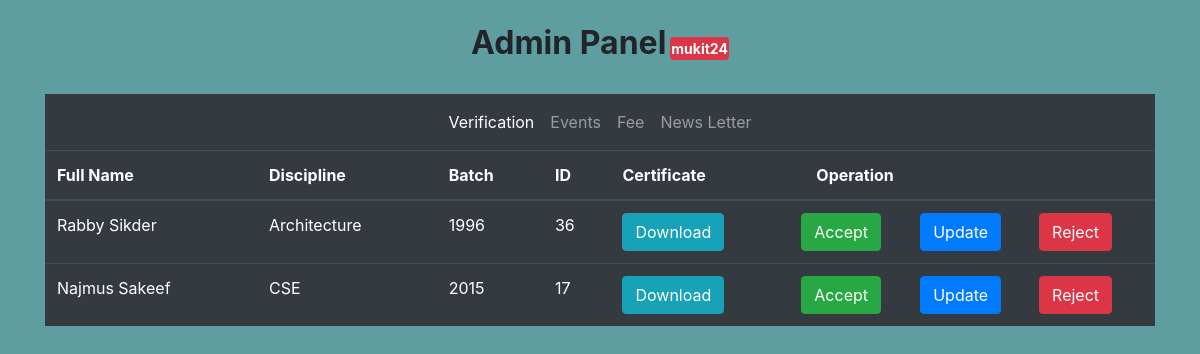
The app's page /my_admin/ (signed in) with its own data.
### alumni_profile/models.py (models this page shows, shortened)
class Alumni_Profile(models.Model):
    discipline_list = ['Architecture','CSE','ECE','Math','URP','Physics','Chemistry','Stat','Pharmacy','BGE','FWT','FMRT','Agrotechnology','ES','SWE','BAD','HRM','DP','PM','DS','History','English','Bangla','IER','Sculpture','Econ','Sociology','MCJ','Law']
    Discipline_Choices = []
    for x in discipline_list:
        Discipline_Choices.append((x,x))
    Id_Choices = []
    for x in range(1,51):
        Id_Choices.append((str(x),str(x)))
    Batch_Choices = []
    for x in range(1991,2019):
        Batch_Choices.append((str(x),str(x)))
    job_list=['Agriculture','Architecture and Construction','Business Management and Administration','Education','Finance','Food','Government and Public Administration','Health Science','Human Services','Law, Public Safety, Corrections and Security','Manufacturing','Marketing, Sales and Service','Natural Resources','Science, Technology and Engineering','Other']
    Job_Choices = []
    for x in job_list:
        Job_Choices.append((x,x))
    country_list = ["Afghanistan","Albania","Algeria","Andorra","Angola","Anguilla","Antigua &amp; Barbuda","Argentina","Armenia","Aruba","Australia","Austria","Azerbaijan","Bahamas","Bahrain","Bangladesh","Barbados","Belarus","Belgium","Belize","Benin","Bermuda","Bhutan","Bolivia","Bosnia &amp; Herzegovina","Botswana","Brazil","British Virgin Islands","Brunei","Bulgaria","Burkina Faso","Burundi","Cambodia","Cameroon","Cape Verde","Cayman Islands","Chad","Chile","China","Colombia","Congo","Cook Islands","Costa Rica","Cote D Ivoire","Croatia","Cruise Ship","Cuba","Cyprus","Czech Republic","Denmark","Djibouti","Dominica","Dominican Republic","Ecuador","Egypt","El Salvador","Equatorial Guinea","Estonia","Ethiopia","Falkland Islands","Faroe Islands","Fiji","Finland","France","French Polynesia","French West Indies","Gabon","Gambia","Georgia","Germany","Ghana","Gibraltar","Greece","Greenland","Grenada","Guam","Guatemala","Guernsey","Guinea","Guinea Bissau","Guyana","Haiti","Honduras","Hong Kong","Hungary","Iceland","India","Indonesia","Iran","Iraq","Ireland","Isle of Man","Israel","Italy","Jamaica","Japan","Jersey","Jordan","Kazakhstan","Kenya","Kuwait","Kyrgyz Republic","Laos","Latvia","Lebanon","Lesotho","Liberia","Libya","Liechtenstein","Lithuania","Luxembourg","Macau","Macedonia","Madagascar","Malawi","Malaysia","Maldives","Mali","Malta","Mauritania","Mauritius","Mexico","Moldova","Monaco","Mongolia","Montenegro","Montserrat","Morocco","Mozambique","Namibia","Nepal","Netherlands","Netherlands Antilles","New Caledonia","New Zealand","Nicaragua","Niger","Nigeria","Norway","Oman","Pakistan","Palestine","Panama","Papua New Guinea","Paraguay","Peru","Philippines","Poland","Portugal","Puerto Rico","Qatar","Reunion","Romania","Russia","Rwanda","Saint Pierre &amp; Miquelon","Samoa","San Marino","Satellite","Saudi Arabia","Senegal","Serbia","Seychelles","Sierra Leone","Singapore","Slovakia","Slovenia","South Africa","South Korea","Spain","Sri Lanka","St Kitts &amp; Nevis","St Lucia","St Vincent","St. Lucia","Sudan","Suriname","Swaziland","Sweden","Switzerland","Syria","Taiwan","Tajikistan","Tanzania","Thailand","Timor L'Este","Togo","Tonga","Trinidad &amp; Tobago","Tunisia","Turkey","Turkmenistan","Turks &amp; Caicos","Uganda","Ukraine","United Arab Emirates","United Kingdom","Uruguay","Uzbekistan","Venezuela","Vietnam","Virgin Islands (US)","Yemen","Zambia","Zimbabwe"]
    Country_Choices = []
    for x in country_list:
        Country_Choices.append((x,x))
    full_name = models.CharField(max_length=255)
    image = models.FileField(upload_to='uploads/')
    certificate = models.FileField(upload_to='uploads/')
    discipline = models.CharField(max_length=255,choices=Discipline_Choices)
    student_id = models.CharField(max_length=10)
    batch = models.CharField(max_length=50,choices=Batch_Choices)
    job_type = models.CharField(max_length=50)
    job_position = models.CharField(max_length=60)
    company_name = models.CharField(max_length=60,blank=True)
    higher_study = models.CharField(max_length=60)
    present_address = models.CharField(max_length=60)
    present_country = models.CharField(max_length=60,choices=Country_Choices)
    prmanent_address = models.CharField(max_length=60)
    mobile = models.CharField(max_length=60)
    facebook = models.URLField(max_length=60,blank=True)
    linkdin = models.URLField(max_length=60,blank=True)
    about_me = models.TextField()
    is_verified = models.BooleanField(default=False)
    ask_for_update_certificate = models.BooleanField(default=False)
    user = models.OneToOneField(settings.AUTH_USER_MODEL, on_delete=models.CASCADE,related_name="alumni")

### my_admin/views.py (the view)
# urls.py: path('',my_admin_view,name='my_admin_view'),
def my_admin_view(request):
    query = get_object_or_404(My_Admin_Panel,admin=request.user)
    people_list = Alumni_Profile.objects.filter(Q(is_verified=False) & Q(ask_for_update_certificate=False))
    context = {
        'people_list':people_list,
    }
    return render(request,"my_admin/my_admin_view.html",context)

### alumni_fee/context_processors.py (called while the page is built)
def add_variable_to_context(request):
    year_fee = Fee_Info.objects.get()
    current_news_letter = News_Letter.objects.all().order_by('-start_date').first()
    return {
        'yearFee': year_fee.yearly_fee,
        'current_news_letter':current_news_letter,
    }

### templates/my_admin/my_admin_view.html (shortened to what this page needs)
{% extends "my_admin/base.html" %}
{% load static %}
{% block content %}
<table class="table table-dark table-hover table-responsive-sm">
    <thead>
        <tr>
            <th>Full Name</th>
            <th>Discipline</th>
            <th>Batch</th>
            <th>ID</th>
            <th>Certificate</th>
            <th>Operation</th>
        </tr>
    </thead>
    <tbody>
        {% for people in people_list %}
        <tr>
            <td>{{people.full_name}}</td>
            <td>{{people.discipline}}</td>
            <td>{{people.batch}}</td>
            <td>{{people.student_id}}</td>
            <td><a href="{{people.certificate.url}}" download><button class="btn btn-info">Download
                    </button></a></td>
            <td>
                <div class="row">
                    <div class="col m-0 p-0">
                        <form action="{% url 'admin_operation_accept' people.id %}">
                            <button type="submit" class="btn btn-success">Accept</button>
                        </form>
                    </div>
                    <div class="col m-0 p-0">
                        <form action="">
                            <button type="button" class="btn btn-primary" data-toggle="modal" data-target="#update_certificate">Update</button>
                        </form>
                    </div>
                    <div class="col m-0 p-0">
                        <form action="">
                            <button type="button" class="btn btn-danger" data-toggle="modal" data-target="#reject_alumni">Reject</button>
                        </form>
                    </div>
                </div>
            </td>
        </tr>
        {% endfor %}
    </tbody>
</table>
{% endblock %}

### templates/my_admin/base.html (shortened to what this page needs)
<!DOCTYPE html>
{% load static %}
<html lang="en">
<head>
    <link rel="stylesheet" href="https://maxcdn.bootstrapcdn.com/bootstrap/4.5.2/css/bootstrap.min.css">
    <link rel="stylesheet" href="{% static 'css/myadmin.css' %}">
</head>
<body>
    <div class="container my_admin">
        <h2 class="title1 p-4">Admin Panel<sub class="btn btn-danger btn-sm p-0 ml-1" style="font-weight: 700;">{{request.user}}</sub></h2>
        <nav class="navbar navbar-expand-lg navbar-dark bg-dark">
            <div class="collapse navbar-collapse" id="navbarSupportedContent">
                <ul class="navbar-nav m-auto">
                    {% with request.resolver_match.url_name as url_name %}
                    <li class="{% if url_name == 'my_admin_view' %}nav-item active{% endif %}">
                        <a class="nav-link" href="{% url 'my_admin_view' %}">Verification</a>
                    </li>
                    <li class="{% if url_name == 'admin_event_view' %}nav-item active{% endif %}">
                        <a class="nav-link" href="{% url 'admin_event_view' %}">Events</a>
                    </li>
                    <li class="{% if url_name == 'admin_fee_view' %}nav-item active{% endif %}">
                        <a class="nav-link" href="{% url 'admin_fee_view' %}">Fee</a>
                    </li>
                    <li class="{% if url_name == 'admin_news_view' %}nav-item active{% endif %}">
                        <a class="nav-link" href="{% url 'admin_news_view' %}">News Letter</a>
                    </li>
                    {% endwith %}
            </div>
        </nav>
        {% block content %}{% endblock %}
    </div>
</body>
</html>

### home/static/css/myadmin.css (style rules this page uses)
body { background-color: cadetblue; }
.my_admin .title1 { text-align: center; font-weight: 700; }

### records on screen
Alumni_Profile: full_name "Rabby Sikder", discipline "Architecture", batch "1996", student_id "36"
Alumni_Profile: full_name "Najmus Sakeef", discipline "CSE", batch "2015", student_id "17"

### other values on screen
{{ request.user }} "mukit24"
